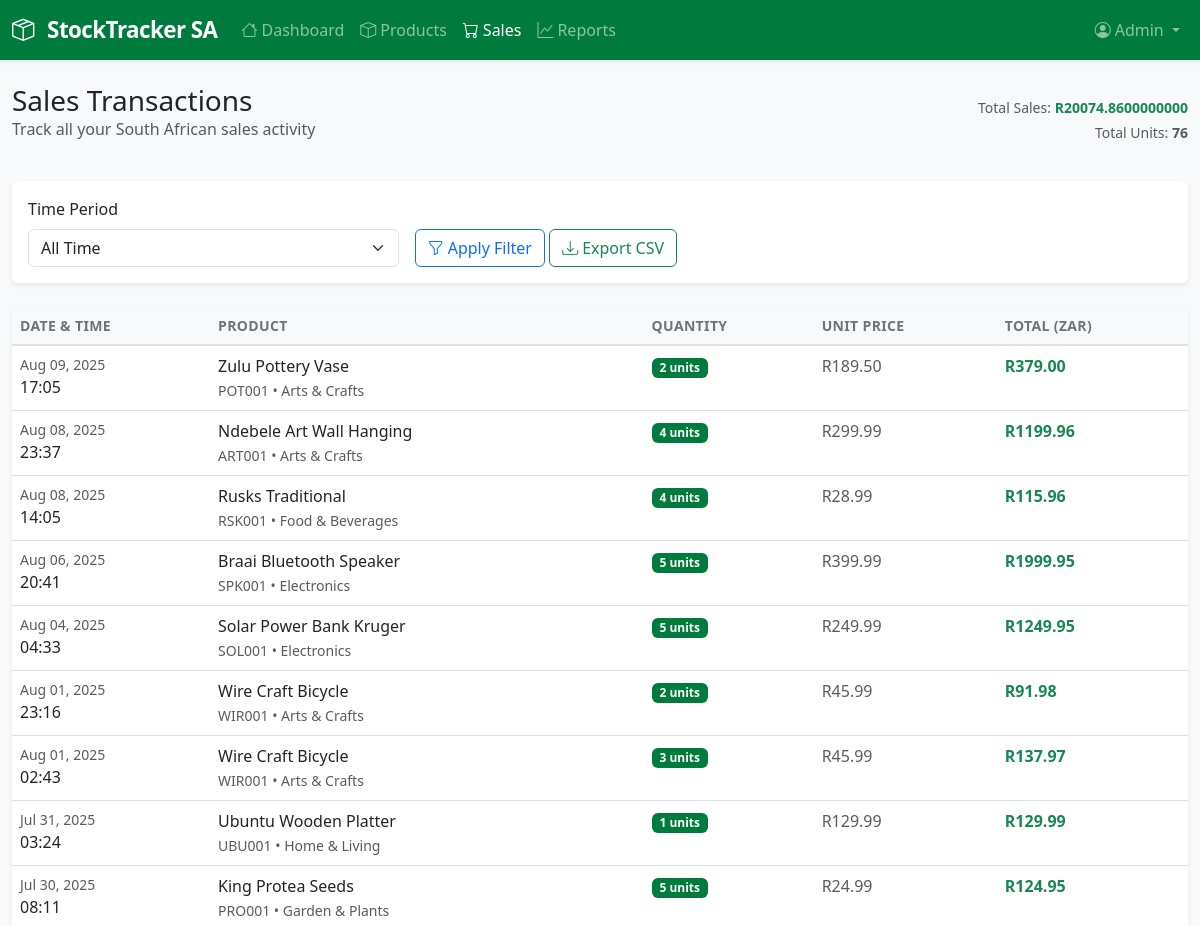
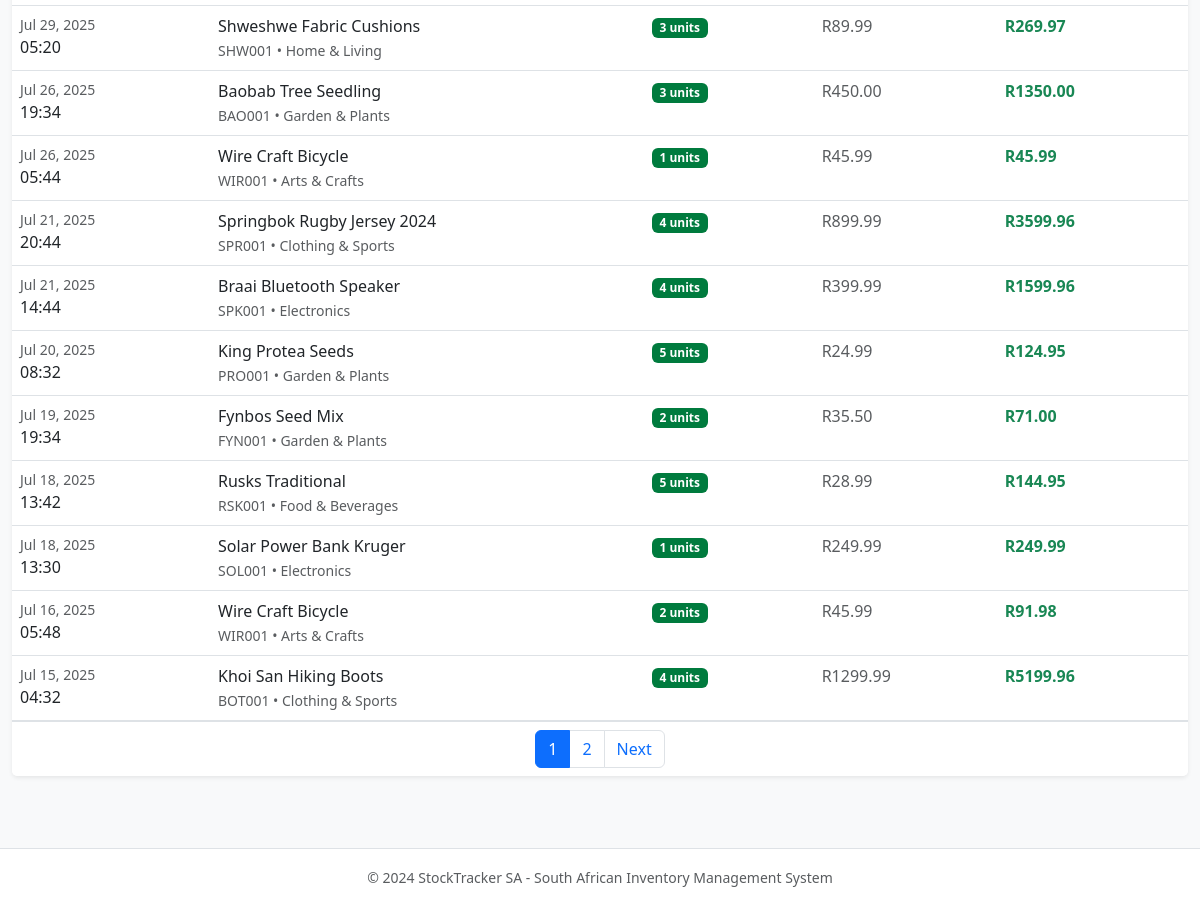
Page /sales/ on the committed database (2 pictures, top to bottom).
### inventory/models.py (models this page shows, shortened)
class Sale(models.Model):
    id = models.UUIDField(primary_key=True, default=uuid.uuid4, editable=False)
    product = models.ForeignKey(Product, on_delete=models.CASCADE, related_name='sales')
    quantity = models.PositiveIntegerField(validators=[MinValueValidator(1)])
    unit_price = models.DecimalField(max_digits=10, decimal_places=2)
    total_price = models.DecimalField(max_digits=10, decimal_places=2)
    sale_date = models.DateTimeField(default=timezone.now)
    class Meta:
        ordering = ['-sale_date']

class Product(models.Model):
    CATEGORY_CHOICES = [
        ('food_beverages', 'Food & Beverages'),
        ('clothing_sports', 'Clothing & Sports'),
        ('arts_crafts', 'Arts & Crafts'),
        ('garden_plants', 'Garden & Plants'),
        ('home_living', 'Home & Living'),
        ('electronics', 'Electronics'),
    ]
    id = models.UUIDField(primary_key=True, default=uuid.uuid4, editable=False)
    name = models.CharField(max_length=200)
    sku = models.CharField(max_length=50, unique=True)
    description = models.TextField(blank=True, null=True)
    category = models.CharField(max_length=20, choices=CATEGORY_CHOICES)
    price = models.DecimalField(max_digits=10, decimal_places=2, validators=[MinValueValidator(Decimal('0.01'))])
    stock = models.PositiveIntegerField(default=0)
    low_stock_threshold = models.PositiveIntegerField(default=10)
    created_at = models.DateTimeField(auto_now_add=True)
    updated_at = models.DateTimeField(auto_now=True)
    class Meta:
        ordering = ['name']

### inventory/views.py (the view)
# urls.py: path('sales/', views.sales_list, name='sales_list'),
def sales_list(request):
    sales = Sale.objects.select_related('product').order_by('-sale_date')
    date_filter = request.GET.get('date_filter', '')
    if date_filter == 'today':
        sales = sales.filter(sale_date__date=datetime.now().date())
    elif date_filter == 'week':
        week_ago = datetime.now() - timedelta(days=7)
        sales = sales.filter(sale_date__gte=week_ago)
    elif date_filter == 'month':
        month_ago = datetime.now() - timedelta(days=30)
        sales = sales.filter(sale_date__gte=month_ago)
    paginator = Paginator(sales, 20)
    page_number = request.GET.get('page')
    page_obj = paginator.get_page(page_number)
    total_sales = sales.aggregate(total=Sum('total_price'))['total'] or Decimal('0')
    total_quantity = sales.aggregate(total=Sum('quantity'))['total'] or 0
    context = {
        'page_obj': page_obj,
        'total_sales': total_sales,
        'total_quantity': total_quantity,
        'date_filter': date_filter,
    }
    return render(request, 'inventory/sales_list.html', context)

### templates/inventory/sales_list.html (shortened to what this page needs)
{% extends 'base.html' %}
{% load static %}
{% block content %}
<div class="row">
    <div class="col-12">
        <div class="d-flex justify-content-between align-items-center mb-4">
            <div>
                <h1 class="h3 mb-0">Sales Transactions</h1>
                <p class="text-muted">Track all your South African sales activity</p>
            </div>
            <div class="text-end">
                <div class="text-muted small mb-1">Total Sales: <strong class="text-success">R{{ total_sales }}</strong></div>
                <div class="text-muted small">Total Units: <strong>{{ total_quantity }}</strong></div>
            </div>
        </div>
    </div>
</div>
<div class="row mb-4">
    <div class="col-12">
        <div class="card border-0 shadow-sm">
            <div class="card-body">
                <form method="get" class="row g-3 align-items-end">
                    <div class="col-md-4">
                        <label for="date_filter" class="form-label">Time Period</label>
                        <select class="form-select" id="date_filter" name="date_filter">
                            <option value="">All Time</option>
                        </select>
                    </div>
                    <div class="col-md-4">
                        <button type="submit" class="btn btn-outline-primary">
                            <i class="bi bi-funnel me-1"></i>Apply Filter
                        </button>
                        <a href="{% url 'export_data' %}?type=sales{% if date_filter %}&date_filter={{ date_filter }}{% endif %}"
                           class="btn btn-outline-success">
                            <i class="bi bi-download me-1"></i>Export CSV
                        </a>
                    </div>
                </form>
            </div>
        </div>
    </div>
</div>
<div class="row">
    <div class="col-12">
        <div class="card border-0 shadow-sm">
            <div class="card-body p-0">
                {% if page_obj %}
                    <div class="table-responsive">
                        <table class="table table-hover mb-0">
                            <thead class="table-light">
                                <tr>
                                    <th>Date & Time</th>
                                    <th>Product</th>
                                    <th>Quantity</th>
                                    <th>Unit Price</th>
                                    <th>Total (ZAR)</th>
                                </tr>
                            </thead>
                            <tbody>
                                {% for sale in page_obj %}
                                <tr>
                                    <td>
                                        <div class="small text-muted">{{ sale.sale_date|date:"M d, Y" }}</div>
                                        <div class="fw-medium">{{ sale.sale_date|date:"H:i" }}</div>
                                    </td>
                                    <td>
                                        <div>
                                            <div class="fw-medium">{{ sale.product.name }}</div>
                                            <small class="text-muted">{{ sale.product.sku }} • {{ sale.product.get_category_display }}</small>
                                        </div>
                                    </td>
                                    <td>
                                        <span class="badge bg-primary">{{ sale.quantity }} units</span>
                                    </td>
                                    <td>
                                        <span class="text-muted">R{{ sale.unit_price }}</span>
                                    </td>
                                    <td>
                                        <strong class="text-success">R{{ sale.total_price }}</strong>
                                    </td>
                                </tr>
                                {% endfor %}
                            </tbody>
                        </table>
                    </div>
                    {% if page_obj.has_other_pages %}
                    <div class="card-footer bg-white border-top">
                        <nav aria-label="Sales pagination">
                            <ul class="pagination justify-content-center mb-0">
                                {% for page_num in page_obj.paginator.page_range %}
                                    {% if page_num == page_obj.number %}
                                        <li class="page-item active">
                                            <span class="page-link">{{ page_num }}</span>
                                        </li>
                                    {% else %}
                                        <li class="page-item">
                                            <a class="page-link" href="?page={{ page_num }}{% if date_filter %}&date_filter={{ date_filter }}{% endif %}">{{ page_num }}</a>
                                        </li>
                                    {% endif %}
                                {% endfor %}
                                {% if page_obj.has_next %}
                                    <li class="page-item">
                                        <a class="page-link" href="?page={{ page_obj.next_page_number }}{% if date_filter %}&date_filter={{ date_filter }}{% endif %}">Next</a>
                                    </li>
                                {% endif %}
                            </ul>
                        </nav>
                    </div>
                    {% endif %}
                {% endif %}
            </div>
        </div>
    </div>
</div>
{% endblock %}

### static/css/custom.css (style rules this page uses)
:root { --sa-green: #007b3e; --sa-gold: #ffb612; --sa-blue: #002395; --sa-red: #de3831; }
body { font-family: 'Segoe UI', Tahoma, Geneva, Verdana, sans-serif; }
.bg-primary { background-color: var(--sa-green) !important; }
.card { transition: all 0.2s ease-in-out; }
.shadow-sm { box-shadow: 0 0.125rem 0.25rem rgba(0, 0, 0, 0.075) !important; }
.table th { font-weight: 600; font-size: 0.875rem; text-transform: uppercase; letter-spacing: 0.025em; color: #6c757d; border-bottom: 2px solid #dee2e6; }

### rows in the picture
Sale: sale_date "Aug 09, 2025", sale_date "17:05", product.name "Zulu Pottery Vase", product.sku "POT001", product.category "Arts & Crafts", quantity "2", unit_price "189.50", total_price "379.00"
Sale: sale_date "Aug 08, 2025", sale_date "23:37", product.name "Ndebele Art Wall Hanging", product.sku "ART001", product.category "Arts & Crafts", quantity "4", unit_price "299.99", total_price "1199.96"
Sale: sale_date "Aug 08, 2025", sale_date "14:05", product.name "Rusks Traditional", product.sku "RSK001", product.category "Food & Beverages", quantity "4", unit_price "28.99", total_price "115.96"
Sale: sale_date "Aug 06, 2025", sale_date "20:41", product.name "Braai Bluetooth Speaker", product.sku "SPK001", product.category "Electronics", quantity "5", unit_price "399.99", total_price "1999.95"
Sale: sale_date "Aug 04, 2025", sale_date "04:33", product.name "Solar Power Bank Kruger", product.sku "SOL001", product.category "Electronics", quantity "5", unit_price "249.99", total_price "1249.95"
Sale: sale_date "Aug 01, 2025", sale_date "23:16", product.name "Wire Craft Bicycle", product.sku "WIR001", product.category "Arts & Crafts", quantity "2", unit_price "45.99", total_price "91.98"
Sale: sale_date "Aug 01, 2025", sale_date "02:43", product.name "Wire Craft Bicycle", product.sku "WIR001", product.category "Arts & Crafts", quantity "3", unit_price "45.99", total_price "137.97"
Sale: sale_date "Jul 31, 2025", sale_date "03:24", product.name "Ubuntu Wooden Platter", product.sku "UBU001", product.category "Home & Living", quantity "1", unit_price "129.99", total_price "129.99"
Sale: sale_date "Jul 30, 2025", sale_date "08:11", product.name "King Protea Seeds", product.sku "PRO001", product.category "Garden & Plants", quantity "5", unit_price "24.99", total_price "124.95"
Sale: sale_date "Jul 29, 2025", sale_date "05:20", product.name "Shweshwe Fabric Cushions", product.sku "SHW001", product.category "Home & Living", quantity "3", unit_price "89.99", total_price "269.97"
Sale: sale_date "Jul 26, 2025", sale_date "19:34", product.name "Baobab Tree Seedling", product.sku "BAO001", product.category "Garden & Plants", quantity "3", unit_price "450.00", total_price "1350.00"
Sale: sale_date "Jul 26, 2025", sale_date "05:44", product.name "Wire Craft Bicycle", product.sku "WIR001", product.category "Arts & Crafts", quantity "1", unit_price "45.99", total_price "45.99"
Sale: sale_date "Jul 21, 2025", sale_date "20:44", product.name "Springbok Rugby Jersey 2024", product.sku "SPR001", product.category "Clothing & Sports", quantity "4", unit_price "899.99", total_price "3599.96"
Sale: sale_date "Jul 21, 2025", sale_date "14:44", product.name "Braai Bluetooth Speaker", product.sku "SPK001", product.category "Electronics", quantity "4", unit_price "399.99", total_price "1599.96"
Sale: sale_date "Jul 20, 2025", sale_date "08:32", product.name "King Protea Seeds", product.sku "PRO001", product.category "Garden & Plants", quantity "5", unit_price "24.99", total_price "124.95"
Sale: sale_date "Jul 19, 2025", sale_date "19:34", product.name "Fynbos Seed Mix", product.sku "FYN001", product.category "Garden & Plants", quantity "2", unit_price "35.50", total_price "71.00"
Sale: sale_date "Jul 18, 2025", sale_date "13:42", product.name "Rusks Traditional", product.sku "RSK001", product.category "Food & Beverages", quantity "5", unit_price "28.99", total_price "144.95"
Sale: sale_date "Jul 18, 2025", sale_date "13:30", product.name "Solar Power Bank Kruger", product.sku "SOL001", product.category "Electronics", quantity "1", unit_price "249.99", total_price "249.99"
Sale: sale_date "Jul 16, 2025", sale_date "05:48", product.name "Wire Craft Bicycle", product.sku "WIR001", product.category "Arts & Crafts", quantity "2", unit_price "45.99", total_price "91.98"
Sale: sale_date "Jul 15, 2025", sale_date "04:32", product.name "Khoi San Hiking Boots", product.sku "BOT001", product.category "Clothing & Sports", quantity "4", unit_price "1299.99", total_price "5199.96"

### other values in the picture
{{ total_sales }} "20074.8600000000"
{{ total_quantity }} "76"
{{ page_num }} "1"
{{ page_num }} "2"
